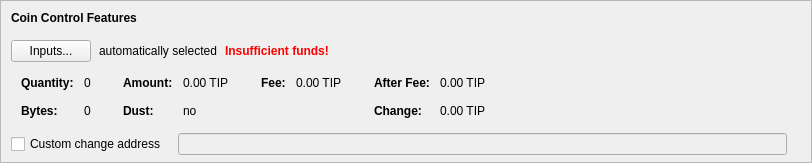
    <widget class="QFrame" name="frameCoinControl">
     <property name="sizePolicy">
      <sizepolicy hsizetype="Expanding" vsizetype="Expanding">
       <horstretch>0</horstretch>
       <verstretch>0</verstretch>
      </sizepolicy>
     </property>
     <property name="maximumSize">
      <size>
       <width>16777215</width>
       <height>16777215</height>
      </size>
     </property>
     <property name="frameShape">
      <enum>QFrame::StyledPanel</enum>
     </property>
     <property name="frameShadow">
      <enum>QFrame::Sunken</enum>
     </property>
     <layout class="QVBoxLayout" name="verticalLayoutCoinControl2">
      <property name="spacing">
       <number>0</number>
      </property>
      <property name="leftMargin">
       <number>0</number>
      </property>
      <property name="topMargin">
       <number>0</number>
      </property>
      <property name="rightMargin">
       <number>0</number>
      </property>
      <property name="bottomMargin">
       <number>6</number>
      </property>
      <item>
       <layout class="QVBoxLayout" name="verticalLayoutCoinControl" stretch="0,0,0,0,1">
        <property name="spacing">
         <number>0</number>
        </property>
        <property name="leftMargin">
         <number>10</number>
        </property>
        <property name="topMargin">
         <number>10</number>
        </property>
        <item>
         <layout class="QHBoxLayout" name="horizontalLayoutCoinControl1">
          <property name="bottomMargin">
           <number>15</number>
          </property>
          <item>
           <widget class="QLabel" name="labelCoinControlFeatures">
            <property name="sizePolicy">
             <sizepolicy hsizetype="Preferred" vsizetype="Maximum">
              <horstretch>0</horstretch>
              <verstretch>0</verstretch>
             </sizepolicy>
            </property>
            <property name="font">
             <font>
              <weight>75</weight>
              <bold>true</bold>
             </font>
            </property>
            <property name="styleSheet">
             <string notr="true">font-weight:bold;</string>
            </property>
            <property name="text">
             <string>Coin Control Features</string>
            </property>
           </widget>
          </item>
         </layout>
        </item>
        <item>
         <layout class="QHBoxLayout" name="horizontalLayoutCoinControl2" stretch="0,0,0,0">
          <property name="spacing">
           <number>8</number>
          </property>
          <property name="bottomMargin">
           <number>10</number>
          </property>
          <item>
           <widget class="QPushButton" name="pushButtonCoinControl">
            <property name="styleSheet">
             <string notr="true"/>
            </property>
            <property name="text">
             <string>Inputs...</string>
            </property>
            <property name="autoDefault">
             <bool>false</bool>
            </property>
           </widget>
          </item>
          <item>
           <widget class="QLabel" name="labelCoinControlAutomaticallySelected">
            <property name="text">
             <string>automatically selected</string>
            </property>
            <property name="margin">
             <number>5</number>
            </property>
           </widget>
          </item>
          <item>
           <widget class="QLabel" name="labelCoinControlInsuffFunds">
            <property name="font">
             <font>
              <weight>75</weight>
              <bold>true</bold>
             </font>
            </property>
            <property name="styleSheet">
             <string notr="true">color:red;font-weight:bold;</string>
            </property>
            <property name="text">
             <string>Insufficient funds!</string>
            </property>
            <property name="margin">
             <number>5</number>
            </property>
           </widget>
          </item>
          <item>
           <spacer name="horizontalSpacerCoinControl">
            <property name="orientation">
             <enum>Qt::Horizontal</enum>
            </property>
            <property name="sizeHint" stdset="0">
             <size>
              <width>40</width>
              <height>1</height>
             </size>
            </property>
           </spacer>
          </item>
         </layout>
        </item>
        <item>
         <widget class="QWidget" name="widgetCoinControl" native="true">
          <property name="sizePolicy">
           <sizepolicy hsizetype="Preferred" vsizetype="Preferred">
            <horstretch>0</horstretch>
            <verstretch>0</verstretch>
           </sizepolicy>
          </property>
          <property name="minimumSize">
           <size>
            <width>0</width>
            <height>0</height>
           </size>
          </property>
          <property name="styleSheet">
           <string notr="true"/>
          </property>
          <layout class="QHBoxLayout" name="horizontalLayoutCoinControl5">
           <property name="leftMargin">
            <number>0</number>
           </property>
           <property name="topMargin">
            <number>0</number>
           </property>
           <property name="rightMargin">
            <number>0</number>
           </property>
           <property name="bottomMargin">
            <number>0</number>
           </property>
           <item>
            <layout class="QHBoxLayout" name="horizontalLayoutCoinControl3" stretch="0,0,0,1">
             <property name="spacing">
              <number>20</number>
             </property>
             <property name="topMargin">
              <number>0</number>
             </property>
             <property name="bottomMargin">
              <number>10</number>
             </property>
             <item>
              <layout class="QFormLayout" name="formLayoutCoinControl1">
               <property name="horizontalSpacing">
                <number>10</number>
               </property>
               <property name="verticalSpacing">
                <number>14</number>
               </property>
               <property name="leftMargin">
                <number>10</number>
               </property>
               <property name="topMargin">
                <number>4</number>
               </property>
               <property name="rightMargin">
                <number>6</number>
               </property>
               <item row="0" column="0">
                <widget class="QLabel" name="labelCoinControlQuantityText">
                 <property name="font">
                  <font>
                   <weight>75</weight>
                   <bold>true</bold>
                  </font>
                 </property>
                 <property name="text">
                  <string>Quantity:</string>
                 </property>
                 <property name="margin">
                  <number>0</number>
                 </property>
                </widget>
               </item>
               <item row="0" column="1">
                <widget class="QLabel" name="labelCoinControlQuantity">
                 <property name="cursor">
                  <cursorShape>IBeamCursor</cursorShape>
                 </property>
                 <property name="contextMenuPolicy">
                  <enum>Qt::ActionsContextMenu</enum>
                 </property>
                 <property name="text">
                  <string notr="true">0</string>
                 </property>
                 <property name="margin">
                  <number>0</number>
                 </property>
                 <property name="textInteractionFlags">
                  <set>Qt::LinksAccessibleByMouse|Qt::TextSelectableByKeyboard|Qt::TextSelectableByMouse</set>
                 </property>
                </widget>
               </item>
               <item row="1" column="0">
                <widget class="QLabel" name="labelCoinControlBytesText">
                 <property name="font">
                  <font>
                   <weight>75</weight>
                   <bold>true</bold>
                  </font>
                 </property>
                 <property name="text">
                  <string>Bytes:</string>
                 </property>
                </widget>
               </item>
               <item row="1" column="1">
                <widget class="QLabel" name="labelCoinControlBytes">
                 <property name="cursor">
                  <cursorShape>IBeamCursor</cursorShape>
                 </property>
                 <property name="contextMenuPolicy">
                  <enum>Qt::ActionsContextMenu</enum>
                 </property>
                 <property name="text">
                  <string notr="true">0</string>
                 </property>
                 <property name="textInteractionFlags">
                  <set>Qt::LinksAccessibleByMouse|Qt::TextSelectableByKeyboard|Qt::TextSelectableByMouse</set>
                 </property>
                </widget>
               </item>
              </layout>
             </item>
             <item>
              <layout class="QFormLayout" name="formLayoutCoinControl2">
               <property name="horizontalSpacing">
                <number>10</number>
               </property>
               <property name="verticalSpacing">
                <number>14</number>
               </property>
               <property name="leftMargin">
                <number>6</number>
               </property>
               <property name="topMargin">
                <number>4</number>
               </property>
               <property name="rightMargin">
                <number>6</number>
               </property>
               <item row="0" column="0">
                <widget class="QLabel" name="labelCoinControlAmountText">
                 <property name="font">
                  <font>
                   <weight>75</weight>
                   <bold>true</bold>
                  </font>
                 </property>
                 <property name="text">
                  <string>Amount:</string>
                 </property>
                 <property name="margin">
                  <number>0</number>
                 </property>
                </widget>
               </item>
               <item row="0" column="1">
                <widget class="QLabel" name="labelCoinControlAmount">
                 <property name="cursor">
                  <cursorShape>IBeamCursor</cursorShape>
                 </property>
                 <property name="contextMenuPolicy">
                  <enum>Qt::ActionsContextMenu</enum>
                 </property>
                 <property name="text">
                  <string notr="true">0.00 TIP</string>
                 </property>
                 <property name="textInteractionFlags">
                  <set>Qt::LinksAccessibleByMouse|Qt::TextSelectableByKeyboard|Qt::TextSelectableByMouse</set>
                 </property>
                </widget>
               </item>
               <item row="1" column="0">
                <widget class="QLabel" name="labelCoinControlLowOutputText">
                 <property name="font">
                  <font>
                   <weight>75</weight>
                   <bold>true</bold>
                  </font>
                 </property>
                 <property name="text">
                  <string>Dust:</string>
                 </property>
                </widget>
               </item>
               <item row="1" column="1">
                <widget class="QLabel" name="labelCoinControlLowOutput">
                 <property name="cursor">
                  <cursorShape>IBeamCursor</cursorShape>
                 </property>
                 <property name="contextMenuPolicy">
                  <enum>Qt::ActionsContextMenu</enum>
                 </property>
                 <property name="text">
                  <string notr="true">no</string>
                 </property>
                 <property name="textInteractionFlags">
                  <set>Qt::LinksAccessibleByMouse|Qt::TextSelectableByKeyboard|Qt::TextSelectableByMouse</set>
                 </property>
                </widget>
               </item>
              </layout>
             </item>
             <item>
              <layout class="QFormLayout" name="formLayoutCoinControl3">
               <property name="horizontalSpacing">
                <number>10</number>
               </property>
               <property name="verticalSpacing">
                <number>14</number>
               </property>
               <property name="leftMargin">
                <number>6</number>
               </property>
               <property name="topMargin">
                <number>4</number>
               </property>
               <property name="rightMargin">
                <number>6</number>
               </property>
               <item row="0" column="0">
                <widget class="QLabel" name="labelCoinControlFeeText">
                 <property name="font">
                  <font>
                   <weight>75</weight>
                   <bold>true</bold>
                  </font>
                 </property>
                 <property name="text">
                  <string>Fee:</string>
                 </property>
                 <property name="margin">
                  <number>0</number>
                 </property>
                </widget>
               </item>
               <item row="0" column="1">
                <widget class="QLabel" name="labelCoinControlFee">
                 <property name="cursor">
                  <cursorShape>IBeamCursor</cursorShape>
                 </property>
                 <property name="contextMenuPolicy">
                  <enum>Qt::ActionsContextMenu</enum>
                 </property>
                 <property name="text">
                  <string notr="true">0.00 TIP</string>
                 </property>
                 <property name="textInteractionFlags">
                  <set>Qt::LinksAccessibleByMouse|Qt::TextSelectableByKeyboard|Qt::TextSelectableByMouse</set>
                 </property>
                </widget>
               </item>
              </layout>
             </item>
             <item>
              <layout class="QFormLayout" name="formLayoutCoinControl4">
               <property name="horizontalSpacing">
                <number>10</number>
               </property>
               <property name="verticalSpacing">
                <number>14</number>
               </property>
               <property name="leftMargin">
                <number>6</number>
               </property>
               <property name="topMargin">
                <number>4</number>
               </property>
               <property name="rightMargin">
                <number>6</number>
               </property>
               <item row="0" column="0">
                <widget class="QLabel" name="labelCoinControlAfterFeeText">
                 <property name="font">
                  <font>
                   <weight>75</weight>
                   <bold>true</bold>
                  </font>
                 </property>
                 <property name="text">
                  <string>After Fee:</string>
                 </property>
                 <property name="margin">
                  <number>0</number>
                 </property>
                </widget>
               </item>
               <item row="0" column="1">
                <widget class="QLabel" name="labelCoinControlAfterFee">
                 <property name="cursor">
                  <cursorShape>IBeamCursor</cursorShape>
                 </property>
                 <property name="contextMenuPolicy">
                  <enum>Qt::ActionsContextMenu</enum>
                 </property>
                 <property name="text">
                  <string notr="true">0.00 TIP</string>
                 </property>
                 <property name="textInteractionFlags">
                  <set>Qt::LinksAccessibleByMouse|Qt::TextSelectableByKeyboard|Qt::TextSelectableByMouse</set>
                 </property>
                </widget>
               </item>
               <item row="1" column="0">
                <widget class="QLabel" name="labelCoinControlChangeText">
                 <property name="font">
                  <font>
                   <weight>75</weight>
                   <bold>true</bold>
                  </font>
                 </property>
                 <property name="text">
                  <string>Change:</string>
                 </property>
                </widget>
               </item>
               <item row="1" column="1">
                <widget class="QLabel" name="labelCoinControlChange">
                 <property name="cursor">
                  <cursorShape>IBeamCursor</cursorShape>
                 </property>
                 <property name="contextMenuPolicy">
                  <enum>Qt::ActionsContextMenu</enum>
                 </property>
                 <property name="text">
                  <string notr="true">0.00 TIP</string>
                 </property>
                 <property name="textInteractionFlags">
                  <set>Qt::LinksAccessibleByMouse|Qt::TextSelectableByKeyboard|Qt::TextSelectableByMouse</set>
                 </property>
                </widget>
               </item>
              </layout>
             </item>
            </layout>
           </item>
          </layout>
         </widget>
        </item>
        <item>
         <layout class="QHBoxLayout" name="horizontalLayoutCoinControl4" stretch="0,0,0">
          <property name="spacing">
           <number>12</number>
          </property>
          <property name="sizeConstraint">
           <enum>QLayout::SetDefaultConstraint</enum>
          </property>
          <property name="topMargin">
           <number>5</number>
          </property>
          <property name="rightMargin">
           <number>5</number>
          </property>
          <item>
           <widget class="QCheckBox" name="checkBoxCoinControlChange">
            <property name="toolTip">
             <string>If this is activated, but the change address is empty or invalid, change will be sent to a newly generated address.</string>
            </property>
            <property name="text">
             <string>Custom change address</string>
            </property>
           </widget>
          </item>
          <item>
           <widget class="QValidatedLineEdit" name="lineEditCoinControlChange">
            <property name="enabled">
             <bool>false</bool>
            </property>
            <property name="sizePolicy">
             <sizepolicy hsizetype="Expanding" vsizetype="Fixed">
              <horstretch>0</horstretch>
              <verstretch>0</verstretch>
             </sizepolicy>
            </property>
           </widget>
          </item>
          <item>
           <widget class="QLabel" name="labelCoinControlChangeLabel">
            <property name="sizePolicy">
             <sizepolicy hsizetype="Preferred" vsizetype="Expanding">
              <horstretch>0</horstretch>
              <verstretch>0</verstretch>
             </sizepolicy>
            </property>
            <property name="minimumSize">
             <size>
              <width>0</width>
              <height>0</height>
             </size>
            </property>
            <property name="text">
             <string/>
            </property>
            <property name="margin">
             <number>3</number>
            </property>
           </widget>
          </item>
         </layout>
        </item>
        <item>
         <spacer name="verticalSpacerCoinControl">
          <property name="orientation">
           <enum>Qt::Vertical</enum>
          </property>
          <property name="sizeHint" stdset="0">
           <size>
            <width>800</width>
            <height>1</height>
           </size>
          </property>
         </spacer>
        </item>
       </layout>
      </item>
     </layout>
    </widget>
